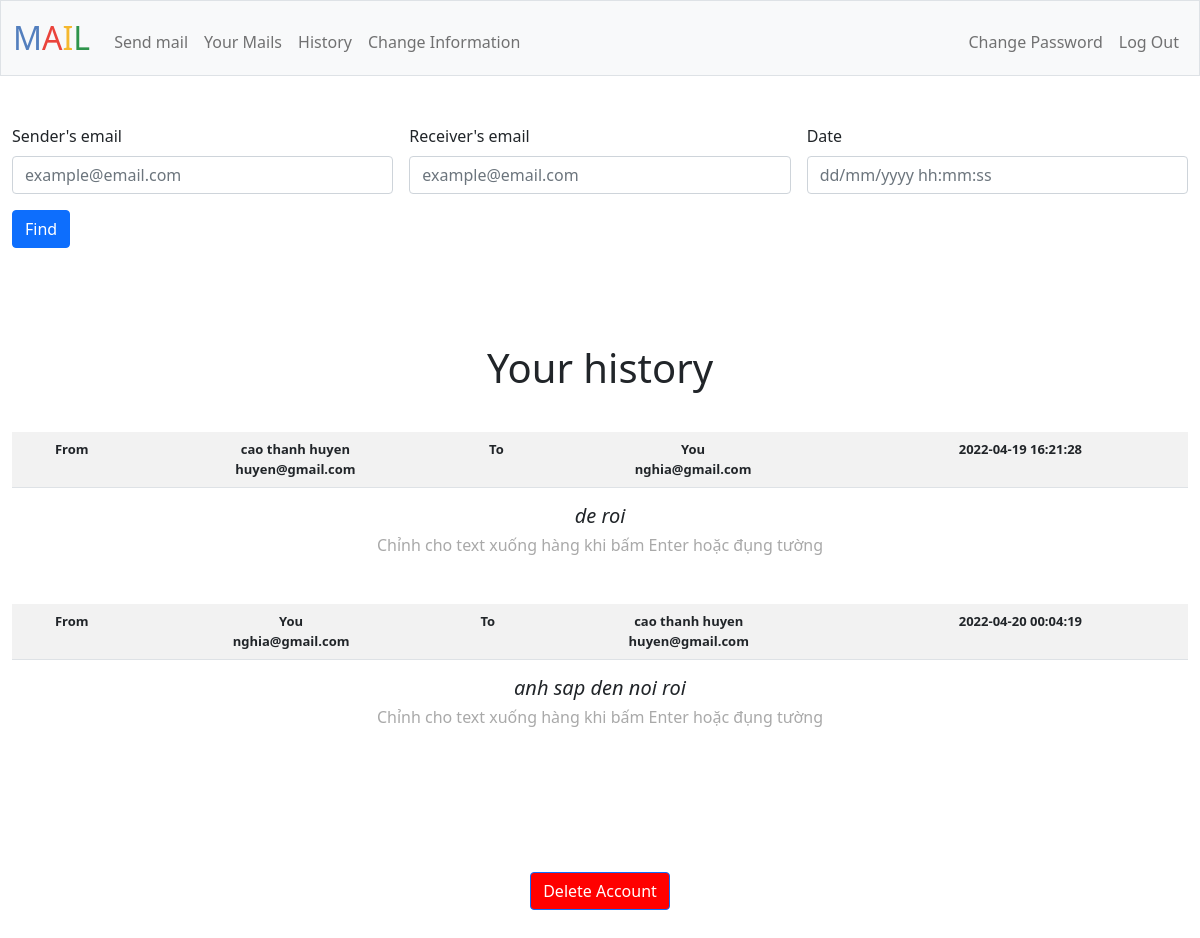
Screenshot of /history (signed in) with the database file from the repository.
### tables this page shows
CREATE TABLE mail_box (id INTEGER PRIMARY KEY AUTOINCREMENT NOT NULL, 
sender_id INTEGER NOT NULL, receiver_id INTEGER NOT NULL, 
sender TEXT NOT NULL, receiver TEXT NOT NULL, 
date TIMESTAMP NOT NULL, mail TEXT NOT NULL);

CREATE TABLE informations (user_id INTEGER NOT NULL, name TEXT NOT NULL, birth TEXT, place TEXT, number TEXT, email TEXT NOT NULL UNIQUE);

### app.py (the view, shortened to what this page needs)
@app.route("/history", methods=["GET", "POST"])
@login_required
def history():
    if request.method == "GET":
        user_id = session['user_id']
        rows = db.execute("SELECT * FROM mail_box WHERE sender_id = ? OR receiver_id = ?", user_id, user_id)
        histories = []
        user_email = db.execute("SELECT email FROM informations WHERE user_id = ?", user_id)[0]['email']
        for row in rows:
            history = {}
            history['sender'] = row['sender']
            history['sender_email'] = db.execute("SELECT email FROM informations WHERE user_id = ?", row['sender_id'])[0]['email']
            history['receiver'] = row['receiver']
            history['receiver_email'] = db.execute("SELECT email FROM informations WHERE user_id = ?", row['receiver_id'])[0]['email']
            history['mail'] = row['mail']
            history['date'] = row['date']
            if history['sender_email'] == user_email:
                history['sender'] = 'You'
            elif history['receiver_email'] == user_email:
                history['receiver'] = 'You'
            histories.append(history)
        return render_template("history.html", histories=histories)

### app.py (called while the page is built)
@app.after_request
def after_request(response):
    response.headers["Cache-Control"] = "no-cache, no-store, must-revalidate"
    response.headers["Expires"] = 0
    response.headers["Pragma"] = "no-cache"
    return response

### helpers.py (called while the page is built)
def login_required(f):
    @wraps(f)
    def decorated_function(*args, **kwargs):
        if session.get("user_id") is None:
            return redirect("/login")
        return f(*args, **kwargs)
    return decorated_function

### templates/history.html (shortened to what this page needs)
{% extends "layout.html" %}
{% block history %}
    <form class="row g-3 needs-validation" novalidate style="display: flex;" action="/history" method="post">
        <div class="col-md-4">
            <label for="validationCustom01" class="form-label">Sender's email</label>
            <input type="text" class="form-control" id="sender_email" name="sender_email" placeholder="example@email.com" required>
        </div>
        <div class="col-md-4">
            <label for="validationCustom01" class="form-label">Receiver's email</label>
            <input type="text" class="form-control" id="receiver_email" name="receiver_email" placeholder="example@email.com" required>
        </div>
        <div class="col-md-4">
            <label for="validationCustom01" class="form-label">Date</label>
            <input type="text" class="form-control" id="date" name="date" placeholder="dd/mm/yyyy hh:mm:ss">
        </div>
        <br>
        <div class="col-12">
            <button class="btn btn-primary" type="submit">Find</button>
        </div>
    </form>
{% endblock %}
{% block main %}
    <h1>Your history</h1>
    <br>
    {% for history in histories %}
    <table class="table table-striped">
        <tr class="head">
            <td>From</td>
            <td>{{ history['sender'] }} <br> {{ history['sender_email'] }}</td>
            <td>To</td>
            <td>{{ history['receiver'] }} <br>  {{ history['receiver_email'] }}</td>
            <td>{{ history['date'] }}</td>
        </tr>
    </table>
    <div id="div_mail">
        <h5 id="mail">{{ history['mail'] }}</h5>
        <h6>Chỉnh cho text xuống hàng khi bấm Enter hoặc đụng tường</h6>
    </div>
    {% endfor %}
{% endblock %}

### templates/history.html (style rules this page uses)
h5 { font-weight:normal; }
h6 { color:darkgrey; }
.head { font-size: small; font-weight: bold; float: center; }
#mail { font-style: italic; float: center; }
#div_mail { height: 100px; }

### rows the page displays
mail_box: sender "cao thanh huyen", date "2022-04-19 16:21:28", mail "de roi"
informations: sender_email "huyen@gmail.com", receiver_email "huyen@gmail.com"
informations: receiver_email "nghia@gmail.com", sender_email "nghia@gmail.com"
mail_box: receiver "cao thanh huyen", date "2022-04-20 00:04:19", mail "anh sap den noi roi"

### other values shown
{{ history['receiver'] }} "You"
{{ history['sender'] }} "You"
